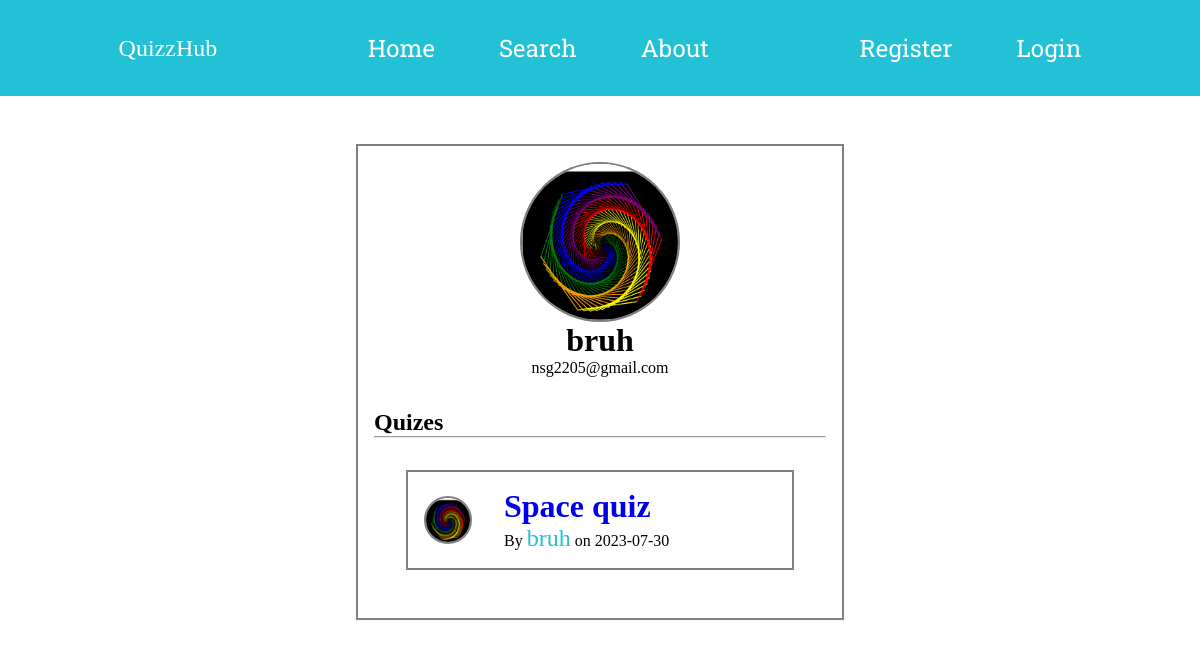
Screenshot of /account/1 with the database file from the repository.
### quizzhub/models.py (models this page shows, shortened)
class User(db.Model,UserMixin):
    id = db.Column(db.Integer, primary_key=True)
    username = db.Column(db.String(20), unique=True, nullable=False)
    email = db.Column(db.String(120), unique=True, nullable=False)
    image_file = db.Column(db.String(20), nullable=False, default='default.jpg')
    password = db.Column(db.String(60), nullable=False)
    quizes = db.relationship('Quiz', backref='author', lazy=True)

class Quiz(db.Model):
    id = db.Column(db.Integer, primary_key=True)
    title = db.Column(db.String(100), nullable=False)
    date_posted = db.Column(db.DateTime, nullable=False, default=datetime.utcnow)
    question = db.Column(db.Text, nullable=False)
    option1 = db.Column(db.String(100), nullable=False)
    option2 = db.Column(db.String(100), nullable=False)
    option3 = db.Column(db.String(100), nullable=False)
    option4 = db.Column(db.String(100), nullable=False)
    correct_option = db.Column(db.String(100), nullable=False)
    user_id = db.Column(db.Integer, db.ForeignKey('user.id'), nullable=False)

### quizzhub/routes.py (the view)
@app.route("/account/<int:user_id>", methods=['GET', 'POST'])
def user_account(user_id):
    user=User.query.get(user_id)
    quizes=Quiz.query.filter_by(user_id=user_id).all()
    image_file=url_for('static',filename='profile_pics/'+ user.image_file)
    return render_template('user_account.html', title=user.username, user=user, quizes=quizes, image_file=image_file)

### quizzhub/templates/user_account.html
{% extends "layout.html" %}
{% block content %}
    <div class="content-wrapper">
        <div class="account-details">
            <img class="account-img" src="{{ image_file }}" alt="">
            <h1>{{ user.username }}</h1>
            <p>{{ user.email }}</p>
        </div>
        <div>
            <h2>Quizes</h2>
            <hr>
            {% for quiz in quizes %}
                <div class="quiz-container">
                    <img class="display-img" src="{{url_for('static',filename='profile_pics/'+ quiz.author.image_file)}}" alt="">
                    <div class="display-content">
                        <h1><a href="{{url_for('quiz',quiz_id=quiz.id)}}">{{quiz.title}}</a></h1>
                        <p>By <span>{{quiz.author.username}}</span> on {{quiz.date_posted.strftime('%Y-%m-%d')}}</p>
                    </div>
                </div>
            {% endfor %}
        </div>
    </div>
{% endblock content%}

### quizzhub/static/css/main.css (style rules this page uses)
:root { --blue:rgb(34, 193, 214) }
* { padding: 0; margin: 0; box-sizing: border-box; }
body { width: 100vw; min-height: 100vh; }
.content-wrapper { display: flex; flex-direction: column; border: 2px solid gray; margin: 2rem; padding: 1rem; gap: 2rem; }
.account-details { display: flex; flex-direction: column; align-items: center; }
.account-img { border-radius: 50%; border: 2px solid gray; width: 10rem; height: 10rem; }
.display-img { border-radius: 50%; border: 2px solid gray; width: 3rem; height: 3rem; }
.quiz-container { border: 2px solid gray; margin: 2rem; padding: 1rem; display: flex; align-items: center; justify-content: flex-start; gap: 2rem; }
.display-content a { text-decoration: none; }
.display-content span { color: var(--blue); font-size: 1.5rem; }

### rows the page displays
User: username "bruh", email "nsg2205@gmail.com"
Quiz: image_file (picture), title "Space quiz", author.username "bruh", date_posted "2023-07-30"
